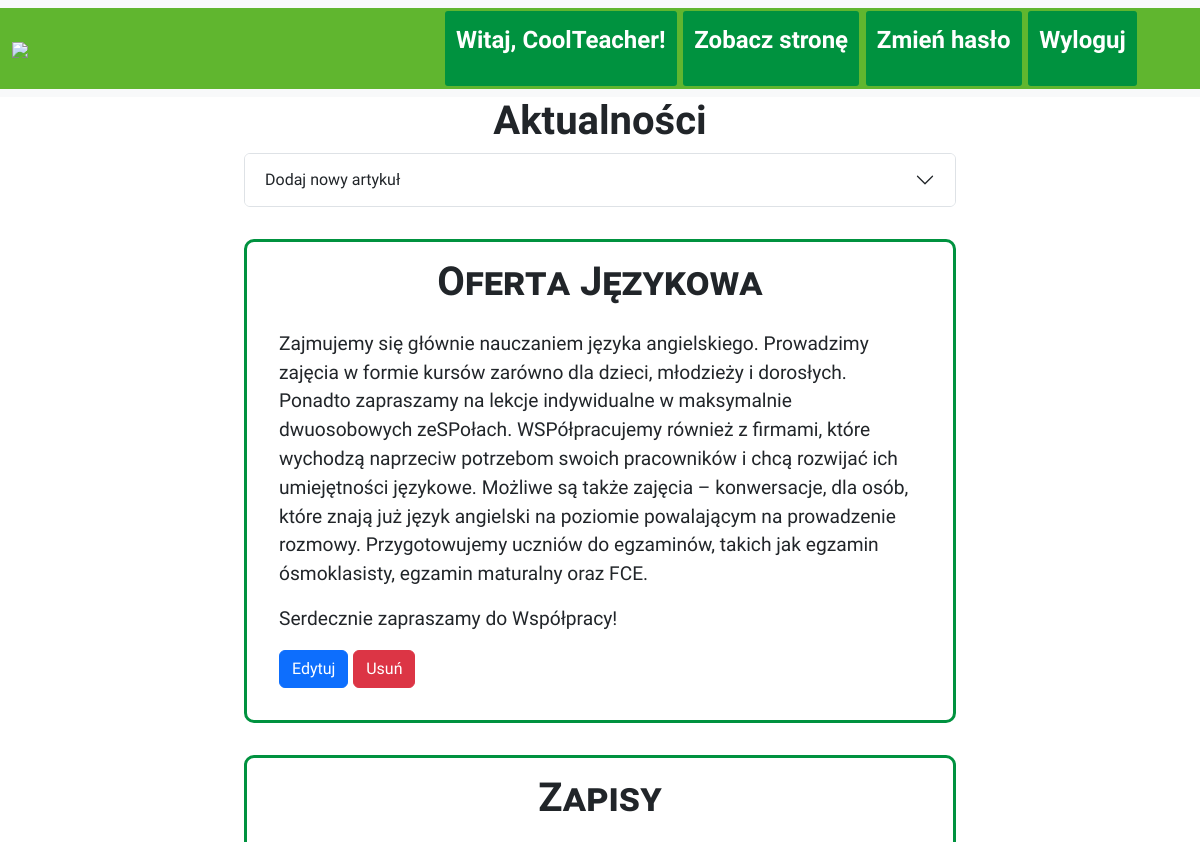
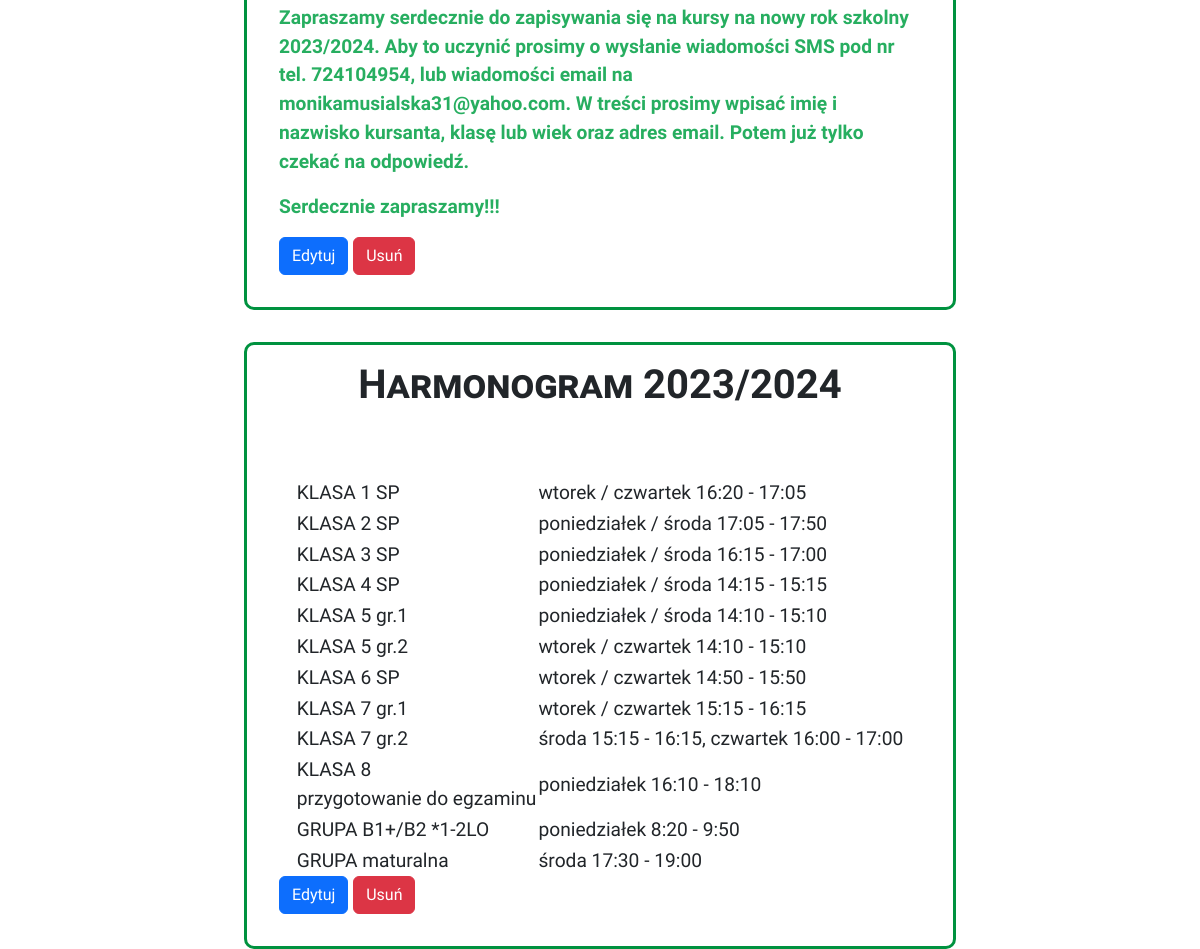
Screenshot of /add_article/news/ (signed in) with the database file from the repository (2 pictures, top to bottom).
### articles_app/models.py (models this page shows)
class Page(models.Model):
    title = models.CharField(max_length=100)
    page_url = models.URLField(max_length=200, blank=True, null=True)
    edit_url = models.URLField(max_length=200, blank=True, null=True)

class Article(models.Model):
    title = models.CharField(max_length=200)
    content = RichTextField()
    pub_date = models.DateTimeField('date published')
    page = models.ForeignKey(Page, on_delete=models.CASCADE, null=True)
    show_on_whiteboard = models.BooleanField(default=False)

### articles_app/views.py (the view)
# urls.py: path('add_article/news/', views.add_news, name="add_news"),
@login_required
@user_passes_test(is_superuser)
def add_news(request):
    page_name = 'Aktualności'
    edit_url = Page.objects.get(title=page_name).edit_url
    articles = list(Article.objects.filter(page__title=page_name))
    articles.sort(key=lambda x: x.pub_date, reverse=True)
    if request.method == 'POST':
        show_on_whiteboard = 'show_on_whiteboard' in request.POST
        form = ArticleForm(request.POST)
        if form.is_valid():
            article = form.save(commit=False)
            article.pub_date = timezone.now()
            article.page = Page.objects.get(title=page_name)
            article.show_on_whiteboard = show_on_whiteboard
            article.save()
            return redirect(edit_url)
    else:
        form = ArticleForm()
    return render(request, 'edit_page.html', context={'page_name': page_name, 'form': form, 'articles': articles})

### articles_app/views.py (called while the page is built)
def is_superuser(user):
    return user.is_authenticated and user.is_superuser

### articles_app/templates/edit_page.html (shortened to what this page needs)
<!DOCTYPE html>
{% load static %}
<html lang="en">
<head>
    <link href="https://cdn.jsdelivr.net/npm/bootstrap@5.3.1/dist/css/bootstrap.min.css" rel="stylesheet"
>
    <link rel="stylesheet" type="text/css" href="{% static 'css/styles.css' %}">
</head>
<body>
<nav class="navbar navbar-expand-lg bg-body-tertiary">
    <div class="container-fluid" id="nav_top">
        <a class="navbar-brand" href="{% url 'admin:index' %}">
            <img id="imgLogo" src="{% static 'img/logo2.png' %}"></a>
        <div class="collapse navbar-collapse mx-5" id="navbarNav">
            <ul class="navbar-nav ms-auto">
                {% if user.is_authenticated %}
                    <li class="nav-item">
                        <p class="nav-link admin_welcome">Witaj, {{ user.username }}!</p>
                    </li>
                    <li class="nav-item">
                        <a class="nav-link admin_welcome" href="{% url 'index' %}">Zobacz stronę</a>
                    </li>
                    <li class="nav-item">
                        <a class="nav-link admin_welcome" href="change_pass">Zmień hasło</a>
                    </li>
                    <li class="nav-item">
                        <a class="nav-link admin_welcome" href="Logout">Wyloguj</a>
                    </li>
                {% endif %}
            </ul>
        </div>
    </div>
</nav>
<div class="container">
    <div class="row">
        <div class="col-2">
        </div>
        <div class="col-8">
            <h1 id="edit_page_title">{{ page_name }}</h1>
            <div class="container" id="content">
                <div class="accordion" id="accordionExample">
                    <div class="accordion-item">
                        <h2 class="accordion-header">
                            <button id="add_new" class="accordion-button collapsed" type="button" data-bs-toggle="collapse" data-bs-target="#collapseThree" aria-expanded="false" aria-controls="collapseThree">
                                Dodaj nowy artykuł
                            </button>
                        </h2>
                    </div>
                </div>
                {% for article in articles %}
                    <article>
                        <h1>{{ article.title }}</h1>
                        {{ article.content|safe }}
                        <a href="{% url 'edit_article' article.id %}" id="edit_button" class="btn btn-primary">Edytuj</a>
                        <button type="button" data-url="{% url 'delete_article' article.id %}" id="delete_button" onclick="confirmDelete(this)" class="btn btn-danger">Usuń</button>
                    </article>
                {% endfor %}
            </div>
        </div>
        <div class="col-2">
        </div>
    </div>
</div>
</body>
</html>

### articles_app/static/css/styles.css (style rules this page uses)
body { font-family: 'Open Sans Condensed', sans-serif; background: url("../img/background.jpg") no-repeat fixed center; background-size: contain; }
#nav_top { background-color: #60b62f; }
li.nav-item { background-color: #00923f; margin: 0.2rem; border-radius: 3px; padding: 0.2rem; }
li.nav-item a { font-size: 1.5rem; font-weight: bold; color: white; }
.navbar-collapse a.nav-link { padding-left: 1rem; }
h1 { text-align: center; font-weight: bold; }
article h1 { font-variant: small-caps; padding: 1rem; }
article { border-color: #00923f; border-width: 3px; border-radius: 10px; border-style: solid; margin-top: 2rem; padding-left: 2rem; padding-right: 2rem; padding-bottom: 2rem; font-size: 1.2rem; }
p.nav-link.admin_welcome { font-size: 1.5rem; font-weight: bold; color: white; }
table { margin: auto; }

### rows the page displays
Page: title "Aktualności"
Article: title "Oferta Językowa", content "Zajmujemy się głównie nauczaniem języka angielskiego. Prowadzimy zajęcia w formie kursów zarówno dla dzieci, młodzieży i dorosłych. Ponadto zapraszamy na lekcje indywidualne w maksymalnie dwuosobowych zeSPołach. WSPółpracujemy również z firmami, które wychodzą naprzeciw potrzebom swoich pracowników i chcą rozwijać ich umiejętności językowe. Możliwe są także zajęcia – konwersacje, dla osób, które znają już język angielski na poziomie powalającym na prowadzenie rozmowy. Przygotowujemy uczniów do egzaminów, takich jak egzamin ósmoklasisty, egzamin maturalny oraz FCE. Serdecznie zapraszamy do Współpracy!"
Article: title "Zapisy", content "Zapraszamy serdecznie do zapisywania się na kursy na nowy rok szkolny 2023/2024. Aby to uczynić prosimy o wysłanie wiadomości SMS pod nr tel. 724104954, lub wiadomości email na monikamusialska31@yahoo.com. W treści prosimy wpisać imię i nazwisko kursanta, klasę lub wiek oraz adres email. Potem już tylko czekać na odpowiedź. Serdecznie zapraszamy!!!"
Article: title "Harmonogram 2023/2024", content "KLASA 1 SP wtorek / czwartek 16:20 - 17:05 KLASA 2 SP poniedziałek / środa 17:05 - 17:50 KLASA 3 SP poniedziałek / środa 16:15 - 17:00 KLASA 4 SP poniedziałek / środa 14:15 - 15:15 KLASA 5 gr.1 poniedziałek / środa 14:10 - 15:10 KLASA 5 gr.2 wtorek / czwartek 14:10 - 15:10 KLASA 6 SP wtorek / czwartek 14:50 - 15:50 KLASA 7 gr.1 wtorek / czwartek 15:15 - 16:15 KLASA 7 gr.2 środa 15:15 - 16:15, czwartek 16:00 - 17:00 KLASA 8 przygotowanie do egzaminu poniedziałek 16:10 - 18:10 GRUPA B1+/B2 *1-2LO poniedziałek 8:20 - 9:50 GRUPA maturalna środa 17:30 - 19:00"

### other values shown
{{ user.username }} "CoolTeacher"
